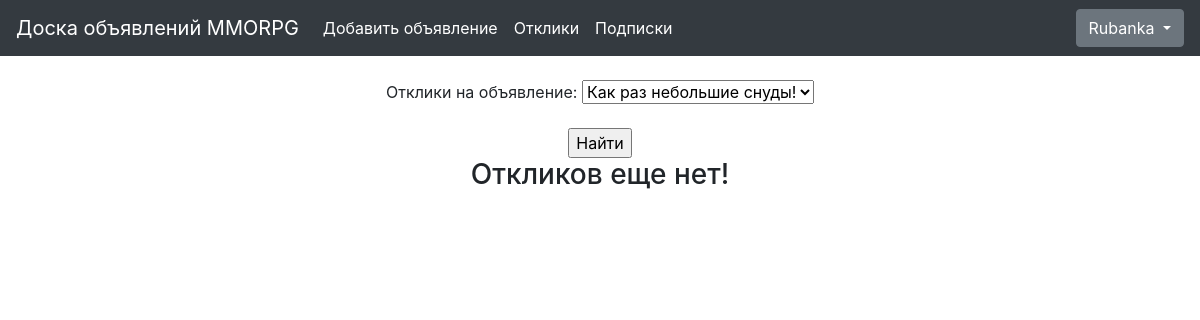
Page /ads/responses/?ad=11 (signed in) on the earlier database version.
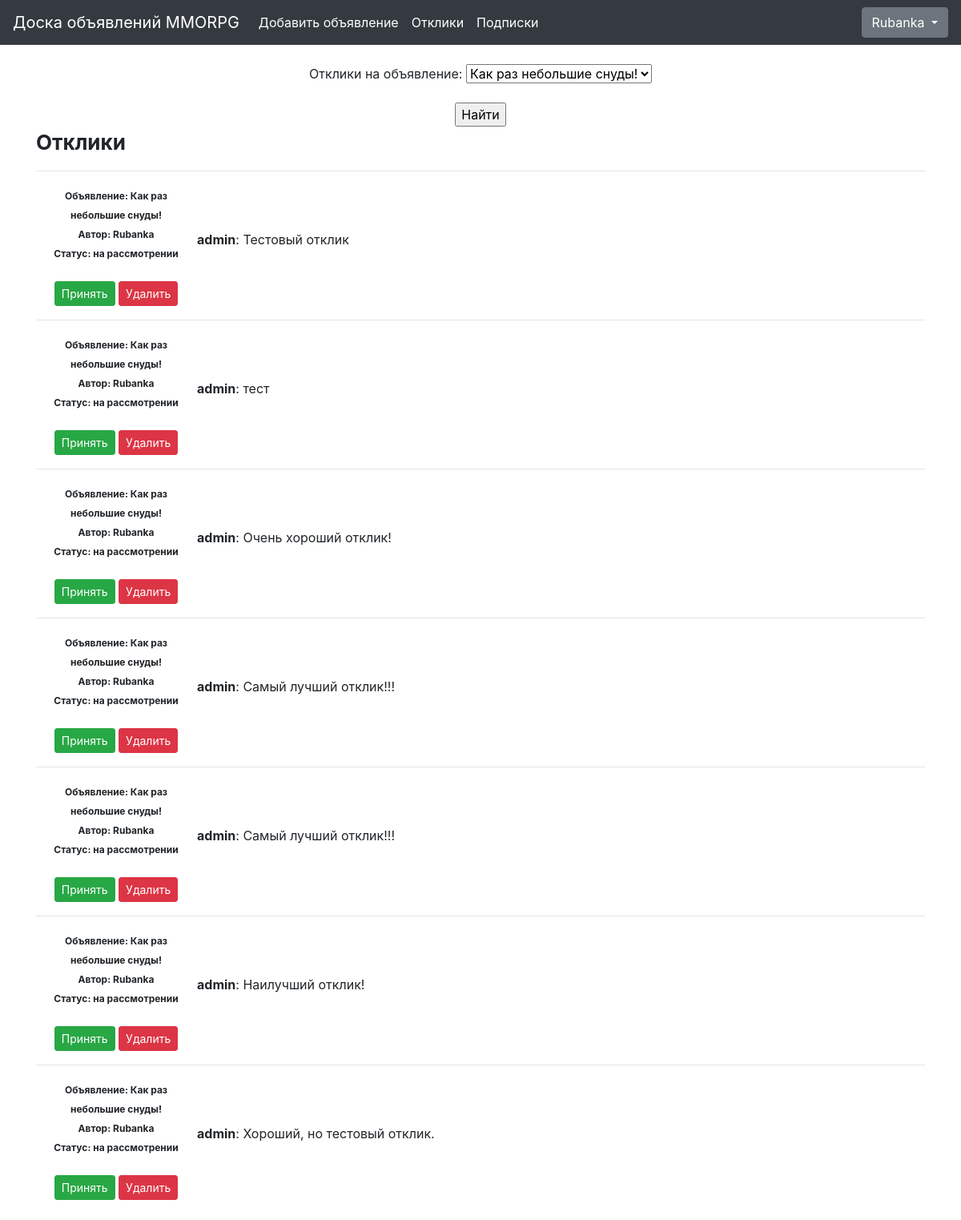
Same page on the later database version.
### billboard/models.py (models this page shows, shortened)
class Response(models.Model):
    author = models.ForeignKey(User, on_delete=models.CASCADE, verbose_name='Автор отклика')
    ad = models.ForeignKey(Ad, on_delete=models.CASCADE, related_name='responses')
    text = models.TextField(verbose_name='Текст')
    status = models.BooleanField(default=False, verbose_name='Статус')
    dateCreation = models.DateTimeField(auto_now_add=True, verbose_name='Дата отклика')
    class Meta:
        verbose_name = 'Отклик'
        verbose_name_plural = 'Отклики'

class Ad(models.Model):
    CATEGORY_CHOICES = (
        ('TA', 'Танки'),
        ('HI', 'Хилы'),
        ('DD', 'ДД'),
        ('DE', 'Торговцы'),
        ('GM', 'Гилдмастеры'),
        ('QG', 'Квестгиверы'),
        ('BS', 'Кузнецы'),
        ('TA', 'Кожевники'),
        ('PM', 'Зельевары'),
        ('SM', 'Мастера заклинаний'))
    author = models.ForeignKey(User, on_delete=models.CASCADE, verbose_name='Автор')
    category = models.CharField(max_length=2, choices=CATEGORY_CHOICES, default='TA', verbose_name='Категория')
    dateCreation = models.DateTimeField(auto_now_add=True, verbose_name='Дата публикации')
    title = models.CharField(max_length=256, verbose_name='Заголовок')
    text = CKEditor5Field(verbose_name='Текст', config_name='extends', null=True, blank=True)
    def __str__(self):
        return f'{self.title}'
    class Meta:
        verbose_name = 'Объявление'
        verbose_name_plural = 'Объявления'

### billboard/views.py (the view)
# urls.py: path('responses/', MyResponsesList.as_view(), name='responses'),
class MyResponsesList(LoginRequiredMixin, ListView):
    raise_exception = True
    model = Response
    ordering = '-dateCreation'
    template_name = 'responses.html'
    context_object_name = 'responses'
    paginate_by = 10
    def get_queryset(self):
        queryset = Response.objects.filter(ad__author__id=self.request.user.id)
        self.filterset = ResponseFilter(self.request.GET, queryset, author_id=self.request.user.id)
        return self.filterset.qs
    def get_context_data(self, **kwargs):
        context = super().get_context_data(**kwargs)
        context['filterset'] = self.filterset
        return context

### templates/responses.html (shortened to what this page needs)
{% extends 'base.html' %}
{% block content %}
<br>
<form action="" method="get">
       {{ filterset.form.as_p }}
       <input type="submit" value="Найти" />
   </form>
    {% if responses %}
        <p style="font-size: 26px;" align="left" ><b>Отклики</b></p>
        {% for response in responses %}
            <hr>
            <form action="{% url 'response_handle' %}" method="POST">
                <table>
                    <tr>
                        <td width="200px">
                            <span style="font-size: 12px;"><b>Объявление: {{ response.ad.title }}
                            <br>Автор: {{ response.ad.author }}</b></span>
                            <br>
                            {% if response.status == True %}
                                <span style="font-size: 12px;"><b>Статус: принят</b></span>
                            {% else %}
                                <span style="font-size: 12px;"><b>Статус: на рассмотрении</b></span><br>
                                <br>
                                <button type="submit" class="btn btn-success btn-sm" name="action" value="accept">Принять</button>
                                <button type="submit" class="btn btn-danger btn-sm" name="action" value="delete">Удалить</button>
                            {% endif %}
                        </td>
                        <td>
                            <p align="left"><b>  {{ response.author }}</b>: {{ response.text|safe }}</p>
                        </td>
                    </tr>
                </table>
            </form>
        {% endfor %}
    {% else %}
        <h3>Откликов еще нет!</h3>
    {% endif %}
<br>
{% endblock content %}

Differences in the rows shown:
added Response: ad "Как раз небольшие снуды!", ad.author "Rubanka", status "Статус: на рассмотрении", author "admin", text "Тестовый отклик"
added Response: ad "Как раз небольшие снуды!", ad.author "Rubanka", status "Статус: на рассмотрении", author "admin", text "тест"
added Response: ad "Как раз небольшие снуды!", ad.author "Rubanka", status "Статус: на рассмотрении", author "admin", text "Очень хороший отклик!"
added Response: ad "Как раз небольшие снуды!", ad.author "Rubanka", status "Статус: на рассмотрении", author "admin", text "Самый лучший отклик!!!"
added Response: ad "Как раз небольшие снуды!", ad.author "Rubanka", status "Статус: на рассмотрении", author "admin", text "Самый лучший отклик!!!"
added Response: ad "Как раз небольшие снуды!", ad.author "Rubanka", status "Статус: на рассмотрении", author "admin", text "Наилучший отклик!"
added Response: ad "Как раз небольшие снуды!", ad.author "Rubanka", status "Статус: на рассмотрении", author "admin", text "Хороший, но тестовый отклик."
Other differences:
text no longer shown: "Откликов еще нет!"
text now shown: "Отклики"
